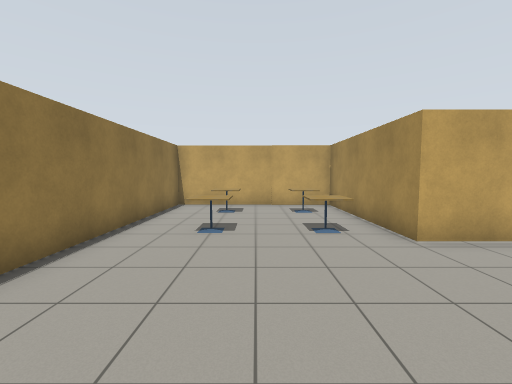
View 1 (above)

12 first-person views from a walk through a world built for the Gazebo simulator. The camera is 1.3 m above the floor, tilts 4° down and sees 90° across. The floor is counted in squares, 1 m on a side. Each view is taken from the middle of a square. On the plan, view 1 faces up. The plan holds only what a view shows up to about 12 squares ahead; the rest is blank. Robots are left out.

View 2
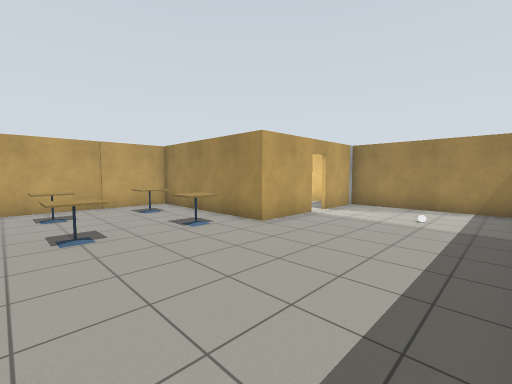

View 3
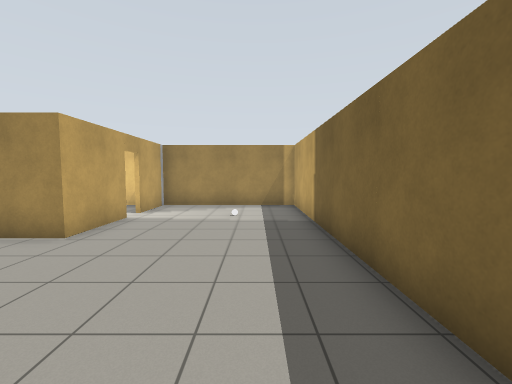

View 4
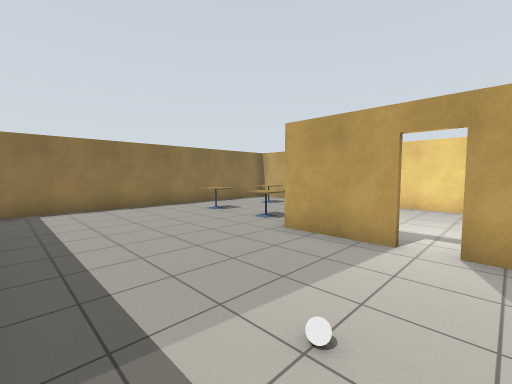

View 5
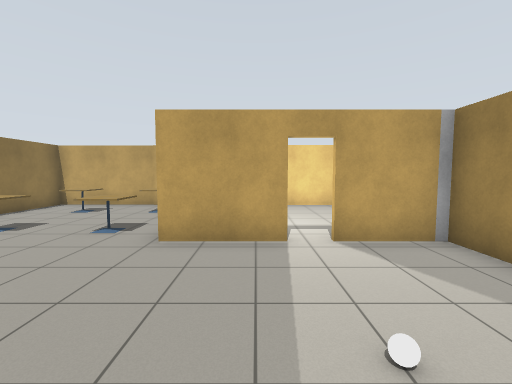

View 6
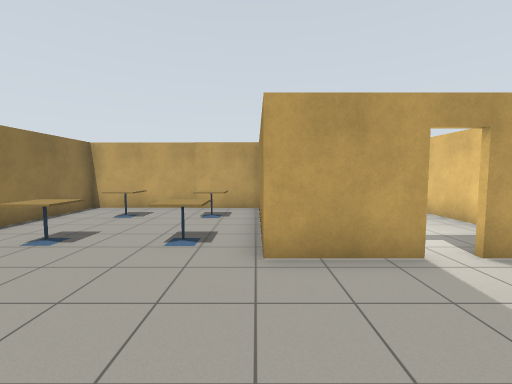

View 7
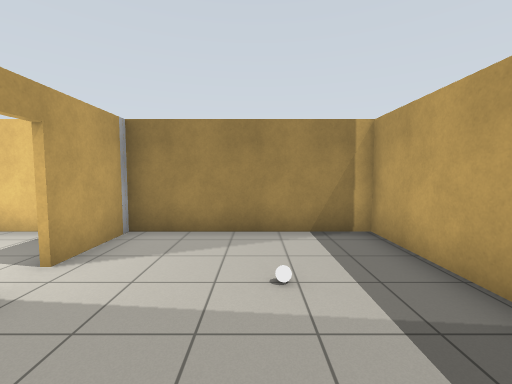

View 8
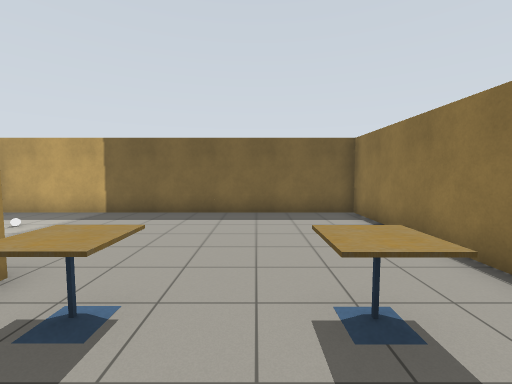

View 9
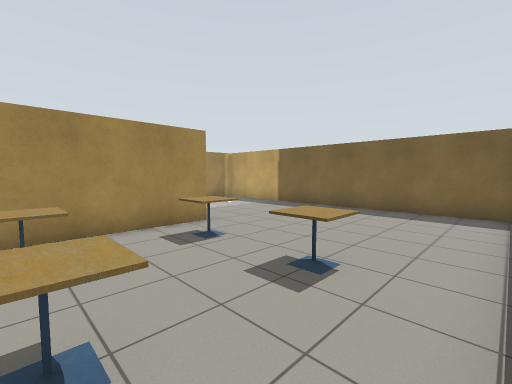

View 10
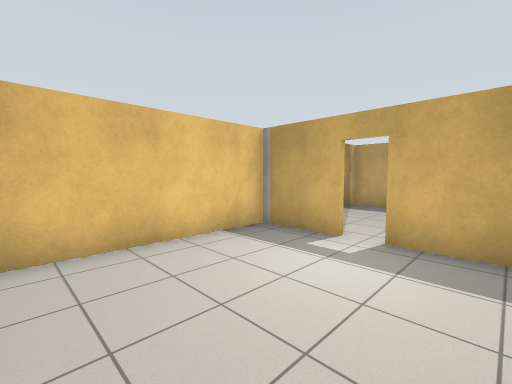

View 11
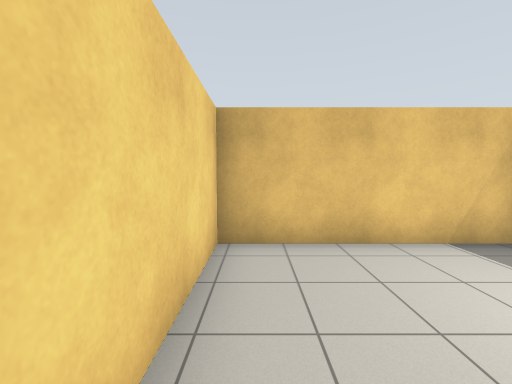

View 12
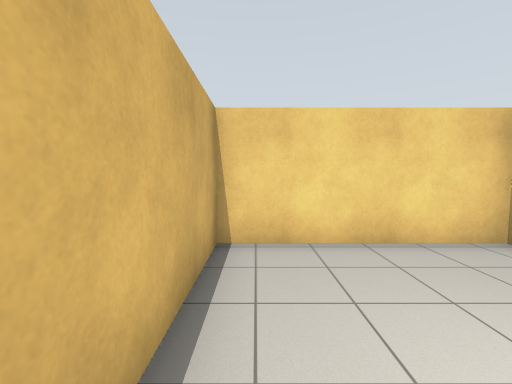

### Floor plan
Points are (right, up) in squares from view 1. A wall is a line through its corners. A room is listed if a view was taken in it or the views show most of it. See-through windows are left out.
Room 1 (views 1, 2, 3, 4, 5, 6, 7, 8, 9)
walls: (5.6, 4.9) (3.1, 4.9) (3.1, 10.7) (-3.3, 10.7) (-3.3, -0.6) (8.7, -0.6) (8.7, 4.9) (6.5, 4.9)
ways out: open door at (6, 5) to room 2; open door at (9, 2)
objects: cafe table (-1, 6); cafe table (-1, 9); cafe table (1, 6) to (2, 6); cafe table (1, 9) to (2, 9); white ball (6, 2)
Room 2 (views 10, 11, 12)
walls: (6.4, 5) (8.7, 5) (8.7, 10.7) (3.3, 10.7) (3.3, 6.6); (3.9, 5) (5.6, 5)
ways out: open door at (6, 5) to room 1; open door at (9, 8)

Where each view was taken, in squares from view 1:
view 1: 0 up, 0 right, facing up
view 2: 0 up, 2 left, facing up-right
view 3: 1 up, 2 left, facing right
view 4: 0 up, 7 right, facing up-left
view 5: 0 up, 5 right, facing up
view 6: 1 up, 3 right, facing up
view 7: 2 up, 3 right, facing right
view 8: 8 up, 0 right, facing down
view 9: 9 up, 3 left, facing down-right
view 10: 10 up, 4 right, facing down-right
view 11: 10 up, 4 right, facing right
view 12: 6 up, 4 right, facing up
